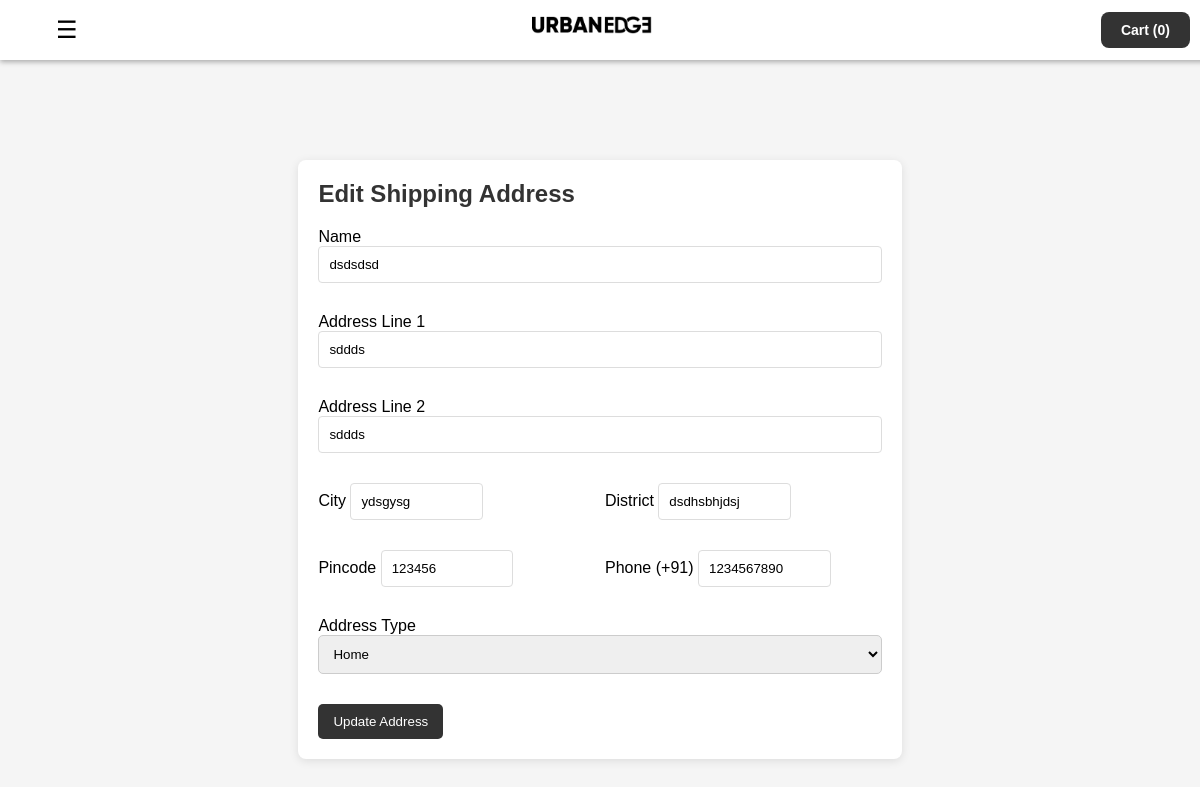
The page /home/edit_address.php?address_id=23 (signed in) on the database its author committed.
### tables this page shows
CREATE TABLE IF NOT EXISTS `addresses` (
  `address_id` int NOT NULL AUTO_INCREMENT,
  `user_id` int DEFAULT NULL,
  `address_name` varchar(255) NOT NULL,
  `address_line1` varchar(255) NOT NULL,
  `address_line2` varchar(255) DEFAULT NULL,
  `city` varchar(100) NOT NULL,
  `pincode` varchar(20) NOT NULL,
  `phone_number` varchar(15) NOT NULL,
  `address_type` enum('home','work','other') NOT NULL,
  `street` varchar(150) NOT NULL,
  PRIMARY KEY (`address_id`),
  KEY `user_id` (`user_id`)
);

### home/edit_address.php (the view, shortened to what this page needs)
<?php
include '../db_connect.php';
$address = null;
if (isset($_GET['address_id'])) {
    $address_id = $_GET['address_id'];
    $query = "SELECT * FROM addresses WHERE address_id = ?";
    $stmt = $conn->prepare($query);
    $stmt->bind_param("i", $address_id);
    $stmt->execute();
    $result = $stmt->get_result();
    if ($result->num_rows > 0) {
        $address = $result->fetch_assoc();
    } else {
        echo "<script>alert('Address not found.'); window.location.href = 'addresses.php';</script>";
        exit();
    }
}
?>
<!DOCTYPE html>
<html lang="en">
<head>
    <link rel="stylesheet" href="home.css">
</head>
<body>
<?php include('header.php'); ?>
<div class="main-content">
    <div class="address-form-container">
        <h2>Edit Shipping Address</h2>
        <form action="edit_address.php?address_id=<?php echo $address['address_id']; ?>" method="POST" onsubmit="return validateForm()">
            <div class="form-group">
                <label for="address_name">Name</label>
                <input type="text" id="address_name" name="address_name" required placeholder="Your full name" value="<?php echo htmlspecialchars($address['address_name']); ?>">
            </div>
            <div class="form-group">
                <label for="address_line1">Address Line 1</label>
                <input type="text" id="address_line1" name="address_line1" required placeholder="Address Line 1" value="<?php echo htmlspecialchars($address['address_line1']); ?>">
            </div>
            <div class="form-group">
                <label for="address_line2">Address Line 2</label>
                <input type="text" id="address_line2" name="address_line2" placeholder="Address Line 2 (optional)" value="<?php echo htmlspecialchars($address['address_line2']); ?>">
            </div>
            <div class="form-group row">
                <div class="flex-field">
                    <label for="city">City</label>
                    <input type="text" id="city" name="city" required placeholder="City" value="<?php echo htmlspecialchars($address['city']); ?>">
                </div>
                <div class="flex-field">
                    <label for="district">District</label>
                    <input type="text" id="district" name="district" required placeholder="District" value="<?php echo htmlspecialchars($address['street']); ?>">
                </div>
            </div>
            <div class="form-group row">
                <div class="flex-field">
                    <label for="pincode">Pincode</label>
                    <input type="text" id="pincode" name="pincode" required placeholder="Pincode" value="<?php echo htmlspecialchars($address['pincode']); ?>">
                </div>
                <div class="flex-field">
                    <label for="phone_number">Phone (+91)</label>
                    <input type="text" id="phone_number" name="phone_number" required placeholder="Phone number" value="<?php echo htmlspecialchars($address['phone_number']); ?>">
                </div>
            </div>
            <div class="form-group">
                <label for="address_type">Address Type</label>
                <select id="address_type" name="address_type" required>
                    <option value="home" <?php echo ($address['address_type'] == 'home') ? 'selected' : ''; ?>>Home</option>
                </select>
            </div>
            <button type="submit" class="submit-button">Update Address</button>
        </form>
    </div>
</div>
</body>
</html>

### home/home.css (style rules this page uses)
body { font-family: 'Arial', sans-serif; background-color: #f5f5f5; margin-top: 60px; }
.main-content { padding-top: 100px; display: flex; justify-content: center; align-items: center; }
.form-group { margin-bottom: 20px; position: relative; }
h2 { margin: 0; color: #333; }
.flex-field { flex: 1; margin-right: 10px; }
.row { display: flex; }
.row .flex-field:last-child { margin-right: 0; }
.address-form-container { max-width: 600px; padding: 20px; background-color: #fff; border-radius: 8px; box-shadow: 0 2px 10px rgba(0, 0, 0, 0.1); margin-bottom: 100px; }
.address-form-container h2 { margin-bottom: 20px; color: #333; }
.form-group { margin-bottom: 15px; }
.form-group.row { display: flex; justify-content: space-between; }
.form-group.row input, .form-group.row select { width: 48%; }
.form-group select#address_type { width: 100%; }
.submit-button { padding: 10px 15px; background-color: #333; color: #fff; border: none; border-radius: 5px; cursor: pointer; transition: background-color 0.3s; }
input[type="text"], select { padding: 10px; border: 1px solid #ddd; border-radius: 4px; width: 100%; box-sizing: border-box; }
select, input { width: 100%; padding: 10px; margin-bottom: 15px; border: 1px solid #ccc; border-radius: 5px; box-sizing: border-box; }

### rows shown on the page
addresses: address_name "dsdsdsd", address_line1 "sddds", address_line2 "sddds", city "ydsgysg", district "dsdhsbhjdsj", pincode "123456", phone_number "1234567890", address_type "Home"

### other values the page prints
$cartItems "0"
